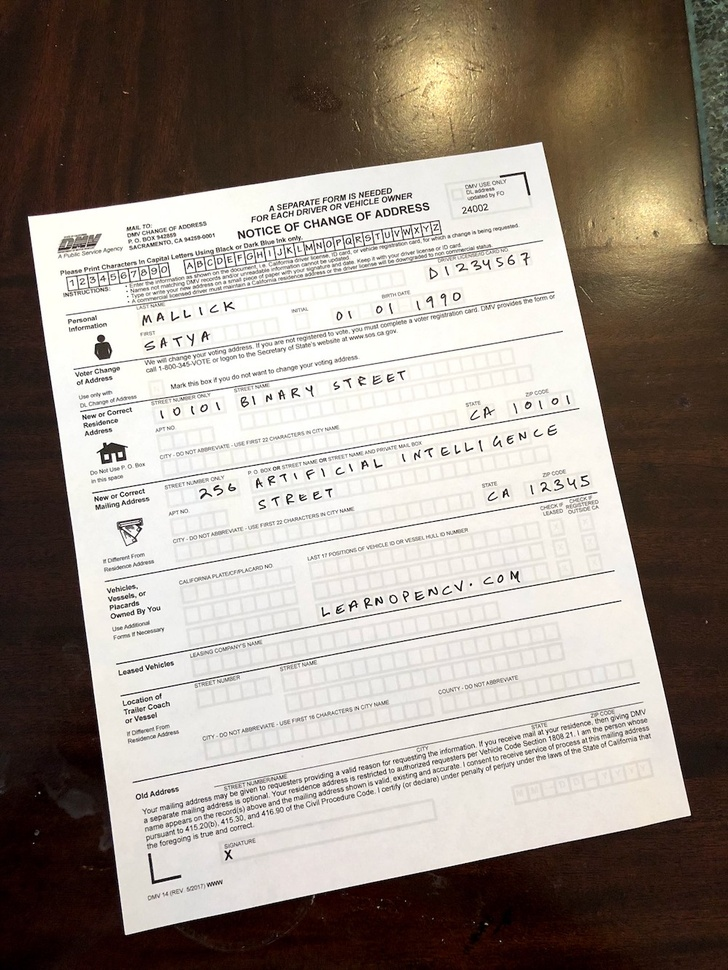
#> input picture opencv_bootcamp_assets_NB8/scanned-form.jpg, 728 x 970 px, shrunk from 1000 x 1333 before the run
$ jupyter execute ImageAlignment.ipynb
#> lines starting #> are read from the running program, lines starting #| are printed output that depends on the picture
[cell 1]
import cv2
import matplotlib.pyplot
import matplotlib.pyplot as plt
import numpy as np

[cell 2]
im2 = cv2.imread('opencv_bootcamp_assets_NB8/scanned-form.jpg')
#> im2 is the input picture: shape (970, 728, 3); mean B, G, R 135.9, 144.8, 154.5
im1 = cv2.imread('form.jpg')
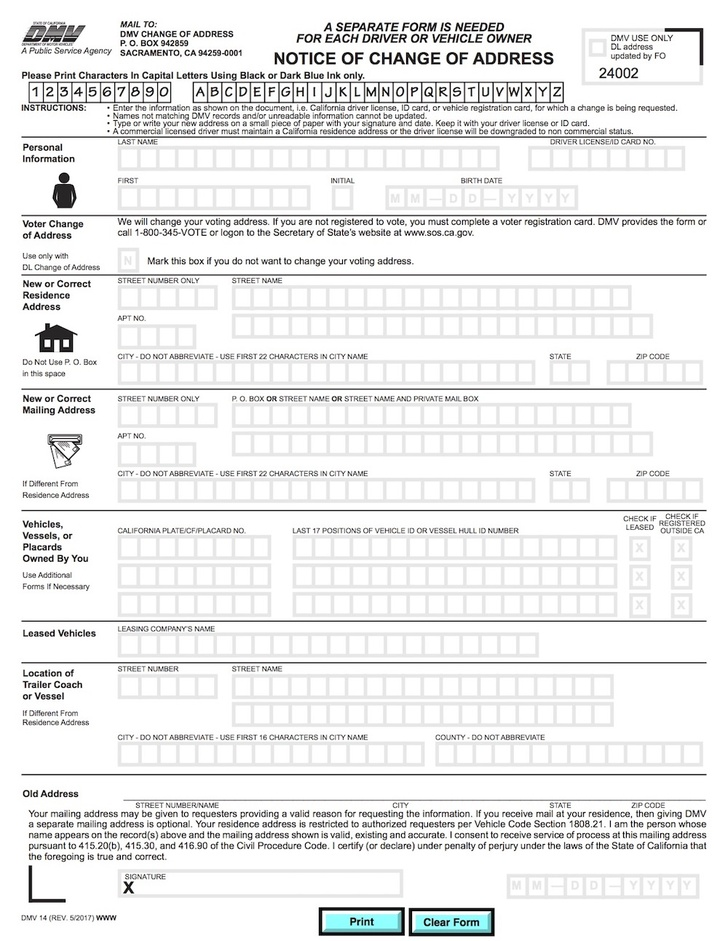
#> input picture form.jpg, 728 x 941 px, shrunk from 1000 x 1293 before the run
#> im1 is the input picture: shape (941, 728, 3); mean B, G, R 237.2, 237.3, 237

im1 = cv2.cvtColor(im1, cv2.COLOR_BGR2RGB)
im2 = cv2.cvtColor(im2, cv2.COLOR_BGR2RGB)

im1_gray = cv2.cvtColor(im1, cv2.COLOR_BGR2GRAY)
im2_gray = cv2.cvtColor(im2, cv2.COLOR_BGR2GRAY)
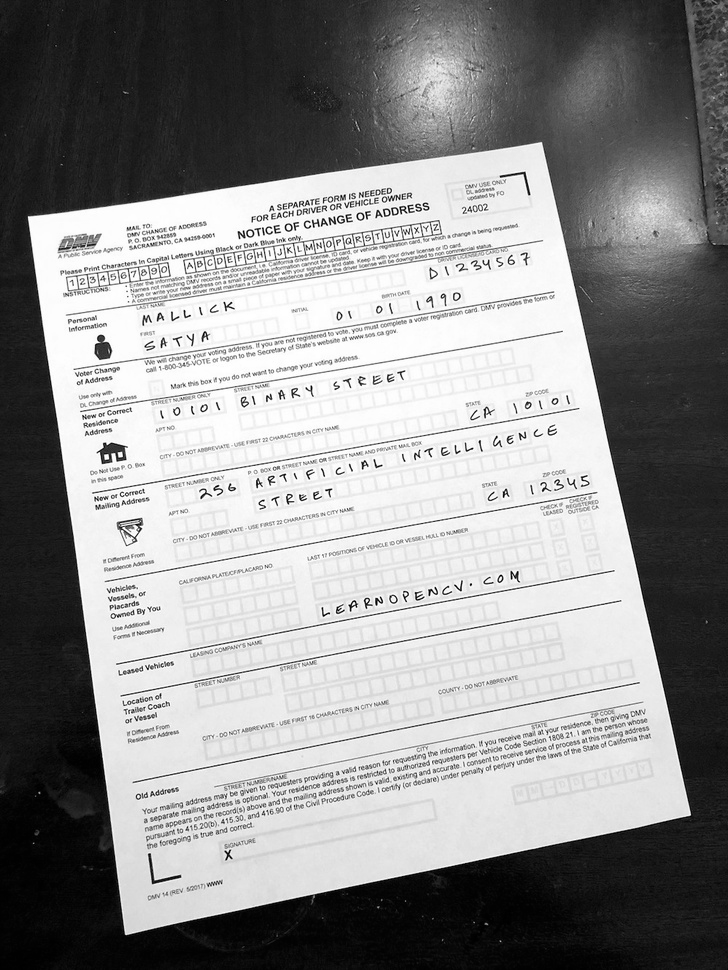
#> im2_gray: shape (970, 728); min 0, max 255, mean 143.3

[cell 3]
orb = cv2.ORB_create(500)

[cell 4]
key1,desc1 = orb.detectAndCompute(im1_gray,None)
#> key1 = 500 keypoints; strongest (x, y, size): (360, 58, 31), (356, 53, 31), (292, 56, 37.2), (378, 61, 31)
key2,desc2 = orb.detectAndCompute(im2_gray,None)
#> key2 = 500 keypoints; strongest (x, y, size): (429, 590, 31), (582, 477, 31), (353, 601, 31), (285, 226, 31)

[cell 5]
matcher = cv2.DescriptorMatcher_create(cv2.DescriptorMatcher_BRUTEFORCE_HAMMING)
matches = list(matcher.match(desc1,desc2,None))
#> matches = 500 matches

[cell 6]
matches.sort(key=lambda x: x.distance, reverse=False)
thresh = int(len(matches)*.1)
#> thresh = 50
good_matches = matches[:thresh]
#> good_matches = 50 matches

[cell 7]
plt.figure(figsize=[40, 10])

plt.imshow(cv2.drawMatches(im1,key1,im2,key2,good_matches,None),cmap='grey')
plt.axis("off");plt.title("Original Form")
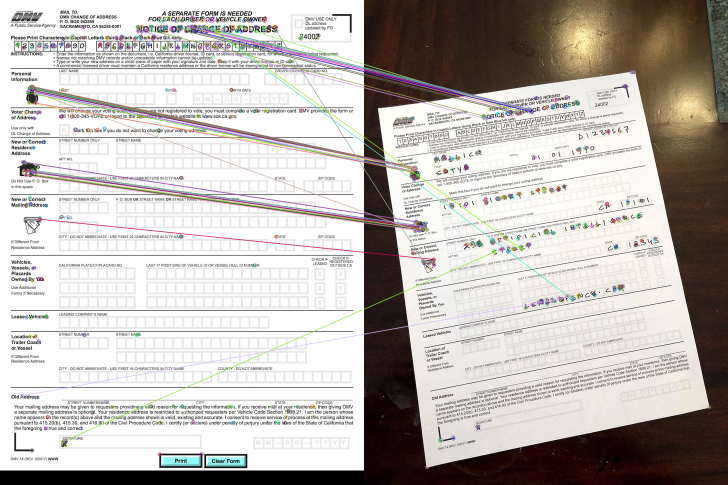
#> shown: shape (970, 1456, 3) (shown at 1/2 size); mean R, G, B 190.1, 185, 180.6

[cell 8]
points1 = np.zeros((len(good_matches),2),dtype=np.float32)
#> points1 = 50 pairs, first value 0 to 0, second value 0 to 0
points2 = np.zeros((len(good_matches),2),dtype=np.float32)
#> points2 = 50 pairs, first value 0 to 0, second value 0 to 0

for i,match in enumerate(good_matches):
    points1[i,:] = key1[match.queryIdx].pt
    points2[i,:] = key2[match.trainIdx].pt
#> this loop made 50 passes
#> after the loop, points1 = 50 pairs, first value 44 to 551.5, second value 53.28 to 882.7; points2 = 50 pairs, first value 96 to 414.7, second value 218 to 597.2


h, mask = cv2.findHomography(points2, points1, cv2.RANSAC)
#> h = [[1.34, -0.203, -2.62], [0.189, 1.4, -316.5], [-0.000126, 3.52e-05, 1]]; mask = 50 values, max 1 at index 0, min 0 at index 13, mean 0.66

[cell 9]
# Use homography to warp image
height, width, color = im1.shape
#> height = 941; width = 728; color = 3
im2_reg = cv2.warpPerspective(im2, h, (width, height))
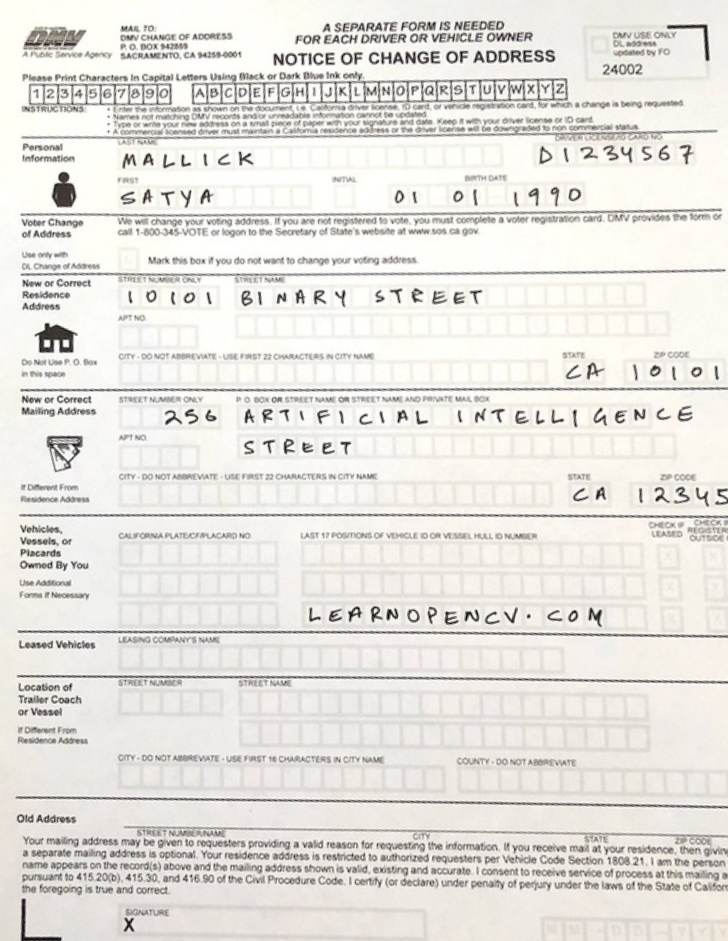
#> im2_reg: shape (941, 728, 3); mean R, G, B 230, 227.4, 222.6

[cell 10]
plt.figure(figsize=[20, 10])
plt.subplot(121);plt.imshow(im1);    plt.axis("off");plt.title("Original Form")
plt.subplot(122);plt.imshow(im2_reg);plt.axis("off");plt.title("Scanned Form")
